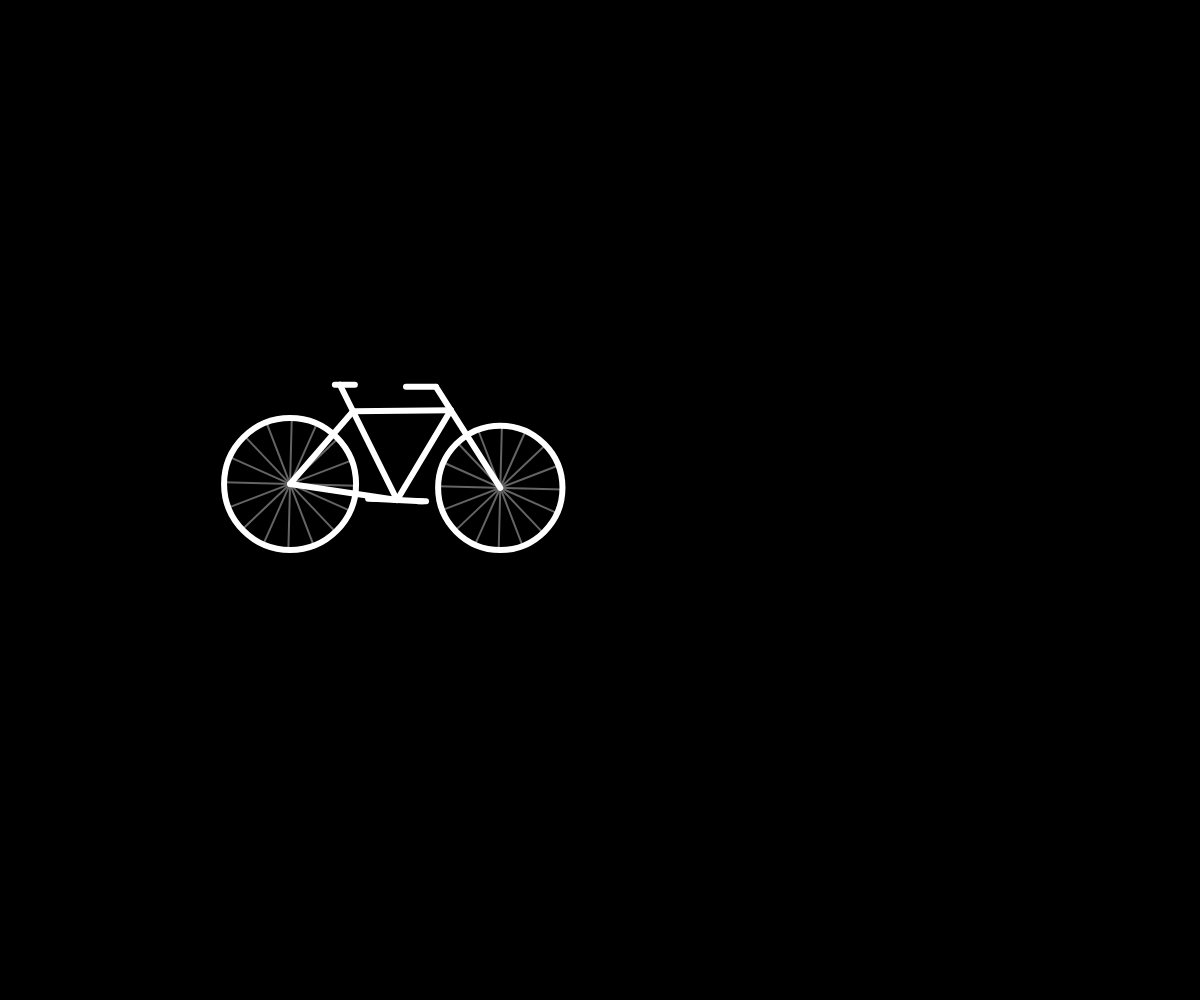
Frame 1 (no input)
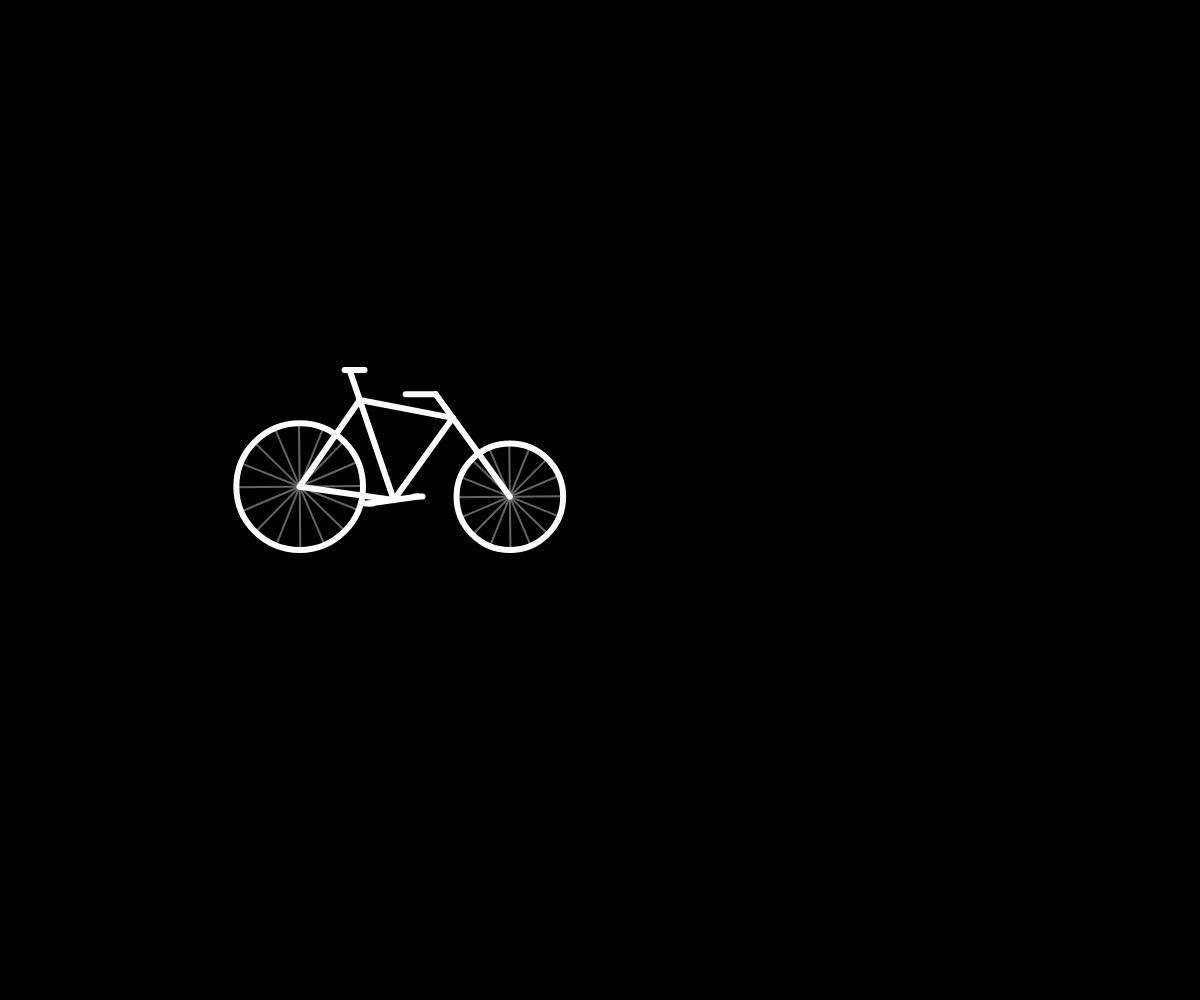
Frame 60 (no input)
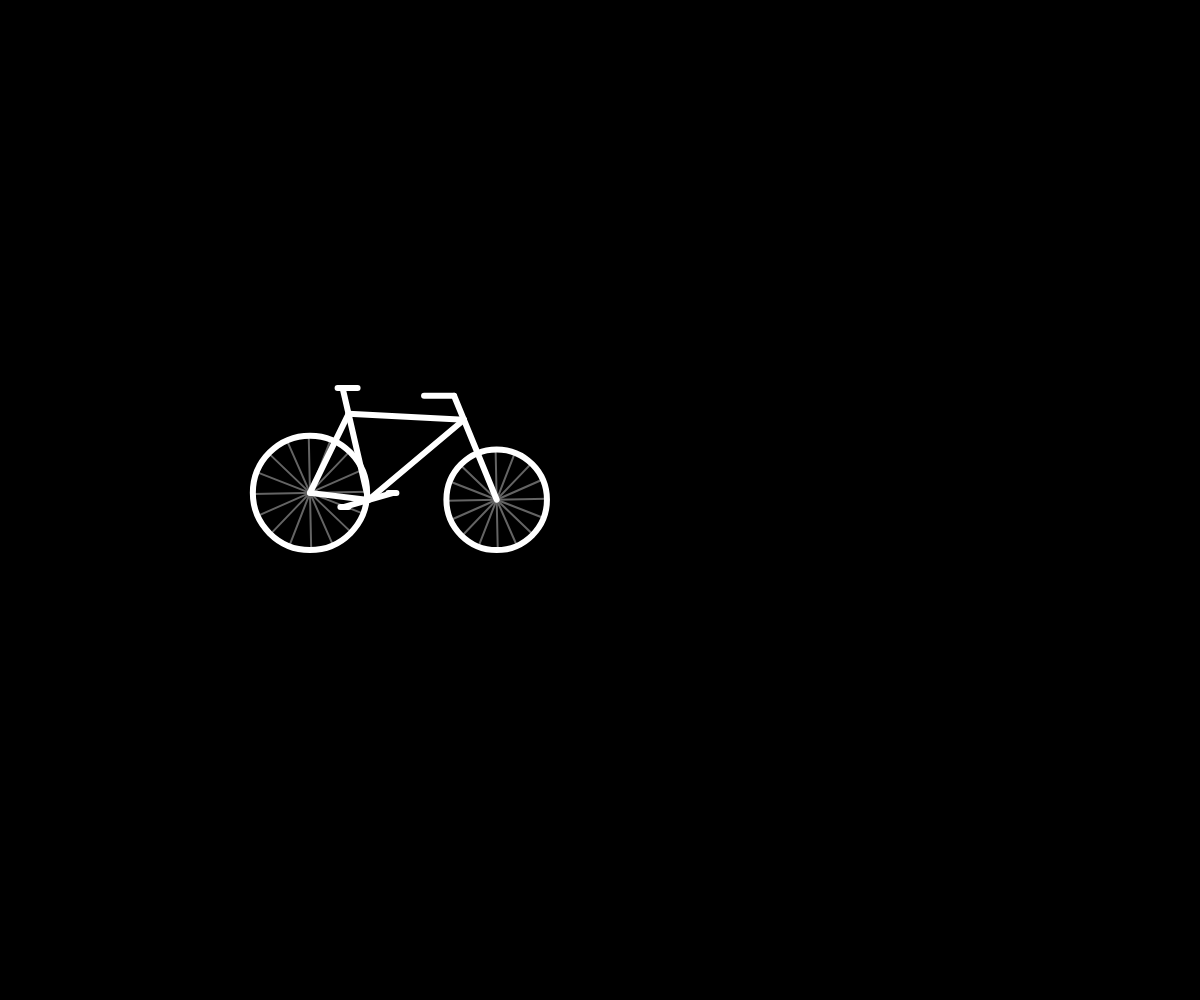
Frame 120 (the mouse pressed at the canvas centre since frame 60)

The p5.js sketch that drew these frames (run headless with seeded random() and noise() and a simulated clock; from frame 60 on, the mouse is pressed at the canvas centre):

// p5.js sketch
// ── sketch.js
let lC, rC, bb, tt, ft, lr, rr

function setup() {
	createCanvas(windowWidth, windowHeight);
	lC = createVector(300, 500)
	lr = 100
	rr = 100
	rC = createVector(500, 500)
	bb = createVector(380, 500)
	tt = createVector(350, 420)
	ft = createVector(460, 420)
}

function draw() {
	background(0)
	noFill()
	strokeWeight(6)
	stroke(255)
	ft.x = (460 + Math.sin(frameCount * 0.02 - 2) * 10)
	ft.y = (410 + Math.sin(frameCount * 0.015) * 10)
	bb.x = (380 + Math.sin(frameCount * 0.023 + 1) * 20)
	tt.y = (420 + Math.cos(frameCount * 0.020 + 2) * 20)
	tt.x = (350 + Math.cos(frameCount * 0.025 + 5) * 10)
	lC.x = (300 + Math.cos(frameCount * 0.028 + 3) * 10)
	lC.y = (500 - map(Math.cos(frameCount * 0.014), -1, 1, 0, 2) * 8)
	rC.x = (500 + Math.sin(frameCount * 0.029) * 10)
	rC.y = (500 - map(Math.cos(frameCount * 0.02 + 1), -1, 1, 0, 2) * 8)
	lr = 550 - lC.y
	rr = 550 - rC.y
	let s = p5.Vector.mult(tt.copy().sub(bb), 1.3).add(bb)
	let h = p5.Vector.mult(ft.copy().sub(rC), 1.3).add(rC)
	drawTyre(lC.x, lC.y, lr, frameCount)
	drawTyre(rC.x, rC.y, rr, frameCount)
	ellipse(lC.x, lC.y, lr * 2, lr * 2)
	ellipse(rC.x, rC.y, rr * 2, rr * 2)

	line(lC.x, lC.y, bb.x, bb.y)
	line(lC.x, lC.y, tt.x, tt.y)
	line(bb.x, bb.y, s.x, s.y)
	line(tt.x, tt.y, ft.x, ft.y)
	line(bb.x, bb.y, ft.x, ft.y)
	line(h.x, h.y, rC.x, rC.y)
	line(s.x - 5, s.y, s.x + 15, s.y)
	line(h.x, h.y, h.x - 30, h.y)
	let bbAngle = frameCount * 0.05
	let stepA = createVector(bb.x + Math.cos(bbAngle) * 25, bb.y + Math.sin(bbAngle) * 25)
	let stepB = createVector(bb.x - Math.cos(bbAngle) * 25, bb.y - Math.sin(bbAngle) * 25)
	line(stepA.x, stepA.y, stepB.x, stepB.y)
	line(stepA.x - 4, stepA.y, stepA.x + 4, stepA.y)
	line(stepB.x - 4, stepB.y, stepB.x + 4, stepB.y)
	// line(0, 550, 1000, 550)
}

function drawTyre(x, y, r, t) {
	strokeWeight(2)
	stroke(100)
	for (let i = 0; i < 8; i ++) {
		let angle = (Math.PI / 8 ) * i + t * (0.026)
		line(x - Math.cos(angle) * r, y - Math.sin(angle) * r, x + Math.cos(angle) * r, y + Math.sin(angle) * r)
	}
	stroke(255)
	strokeWeight(6)
	// landscape()
}

function landscape(t) {
	let w = 800
	for (let i = 0; i < 10; i ++) {
		line(i * (w / 10), 550, i * (w / 10), 800)
	}
}

function light() {

}
